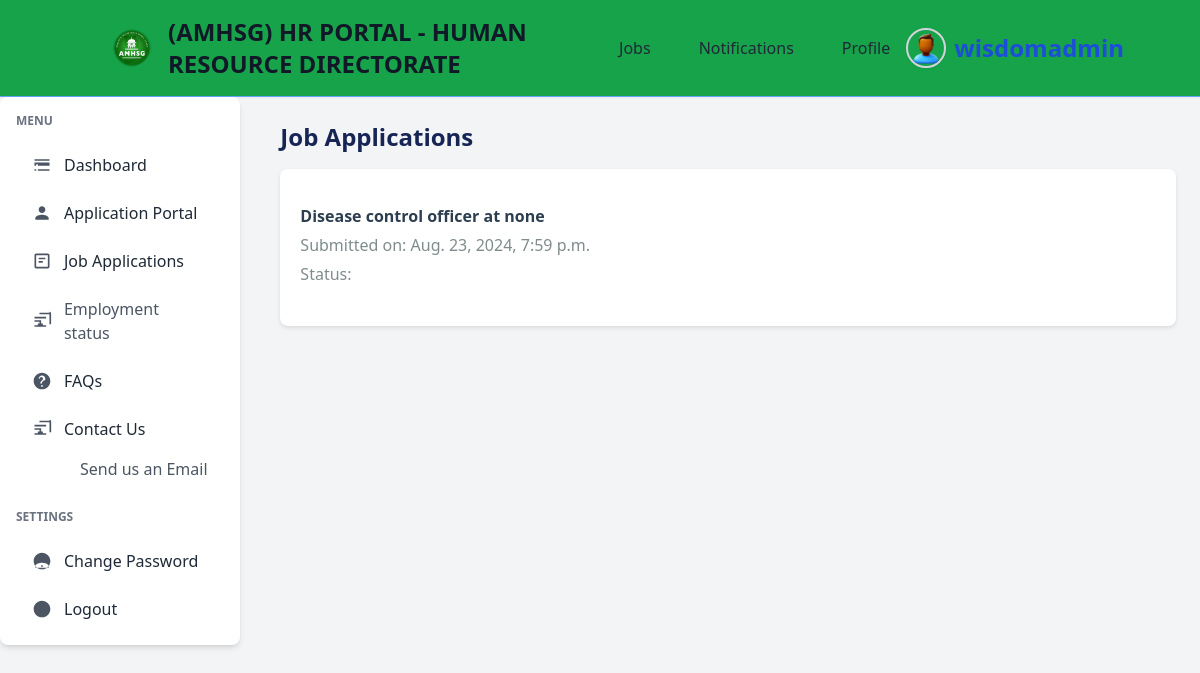
Before: /job-applications/ (signed in) with the older database file.
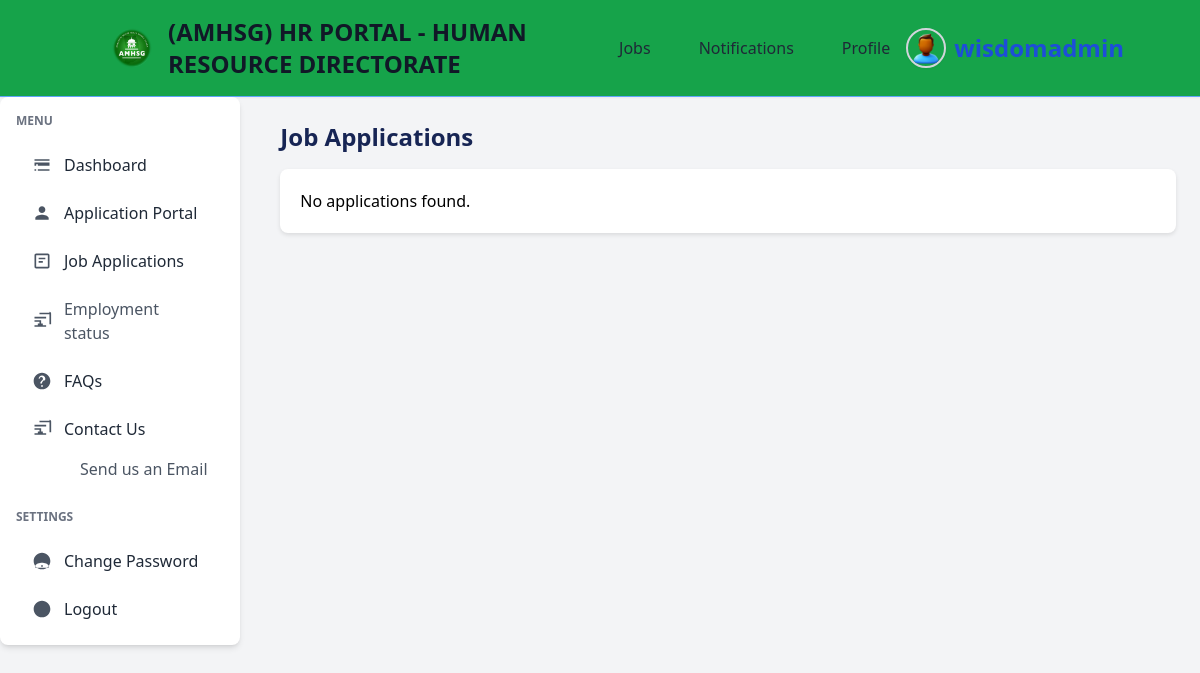
After: the same page with the newer database file.
### application_portal/models.py (models this page shows, shortened)
class Application(models.Model):
    user = models.ForeignKey(User, on_delete=models.CASCADE)
    job_title = models.ForeignKey(Job, on_delete=models.CASCADE, blank=True)
    full_name = models.CharField(max_length=255)
    email = models.EmailField()
    phone_number = models.CharField(max_length=15)
    address = models.TextField()
    date_of_birth = models.DateField()
    resume = models.FileField(upload_to='resumes/')
    cover_letter = models.TextField()
    date = models.DateTimeField(auto_now_add=True)

### jobs/models.py (models this page shows)
class Job(models.Model):
    title = models.CharField(max_length=255, default="none")
    company = models.CharField(max_length=255, default="none")  # Name of the company offering the job
    location = models.CharField(max_length=255, default="none")
    description = models.TextField()
    responsibilities = models.TextField(help_text="List of job responsibilities", default="none")  # New field for responsibilities
    requirements = models.TextField(help_text="List of job requirements", default="none")  # New field for requirements
    salary = models.CharField(max_length=100, blank=True, null=True, help_text="Salary range or amount")  # Optional salary field
    posted_date = models.DateField(auto_now_add=True, blank=True, null=True)
    application_deadline = models.DateField(null=True, blank=True, help_text="Deadline to apply for the job")  # New field for application deadline
    def __str__(self):
        return f"{self.title} at {self.company}"
    class Meta:
        ordering = ['-posted_date']  # Orders job listings by the most recent first

### application_portal/views.py (the view)
# urls.py: path('job-applications/', views.application_list, name='job-applications'),
@login_required(login_url="my-login")
def application_list(request):
    applications = Application.objects.all().order_by('-date')
    context = {
        'applications': applications.filter(user=request.user)
    }
    return render(request, 'application_portal/job_applications.html', context)

### templates/application_portal/job_applications.html
{% extends 'authentication/dash-base.html' %} {% block content %}
<div class="container">
  <h1 class="text-2xl font-semibold text-blue-950 mb-4">Job Applications</h1>
  <div class="application-list">
    {% if applications %} {% for application in applications %}
    <div class="application">
      <h3 class="text-blue-800 font-semibold text-1xl">
        {{ application.job_title }}
      </h3>
      <p>Submitted on: {{ application.date }}</p>
      <p>Status: {{ application.status }}</p>
    </div>
    {% endfor %} {% else %}
    <p>No applications found.</p>
    {% endif %}
  </div>
</div>
{% endblock %}

Changed rows visible on the page:
removed Application: job_title "Disease control officer at none", date "Aug. 23, 2024, 7:59 p.m."
Other visible differences:
text now shown: "No applications found."
